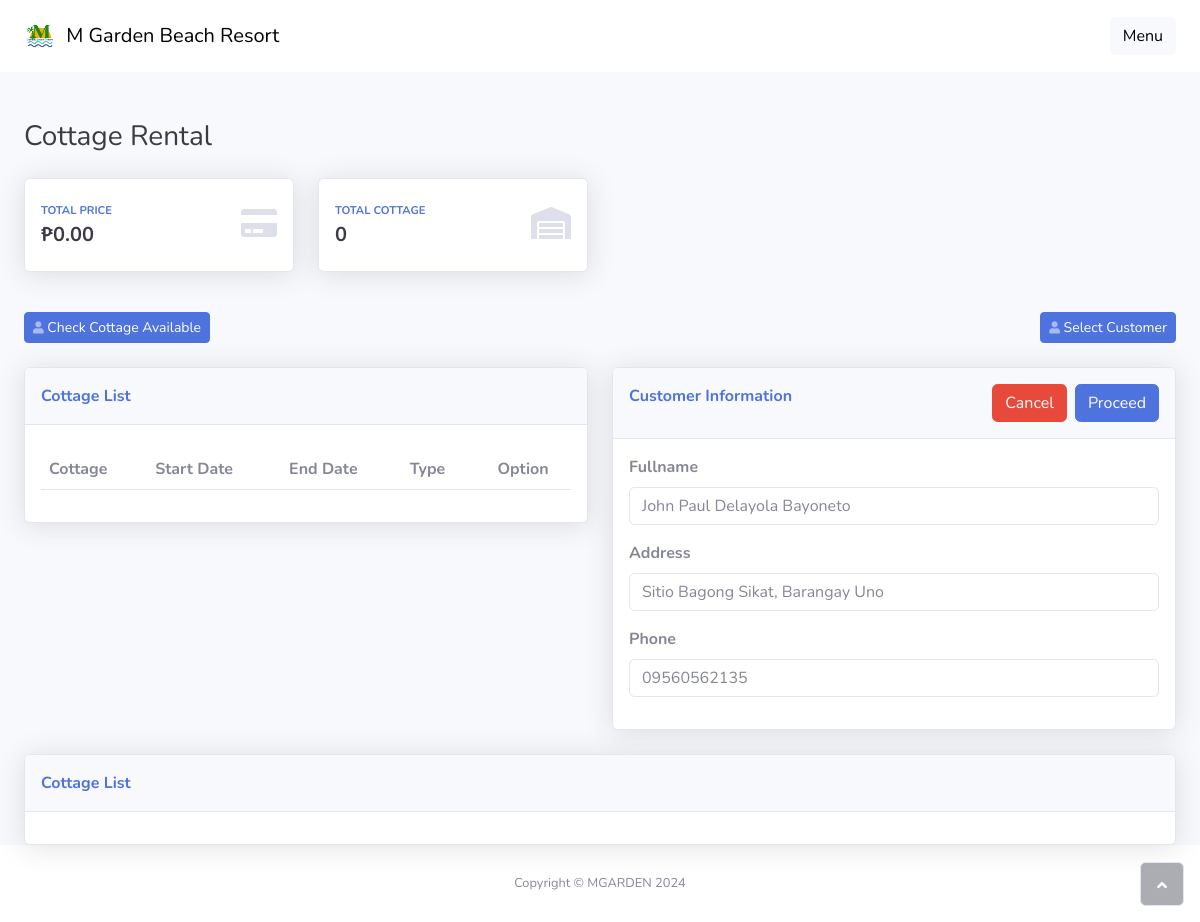
Page /rent.php (signed in) on the committed database.
### tables this page shows
CREATE TABLE `customers` (
  `id` int(11) NOT NULL,
  `fullname` varchar(255) DEFAULT NULL,
  `address` varchar(255) DEFAULT NULL,
  `phone` varchar(255) DEFAULT NULL,
  `created_at` datetime DEFAULT current_timestamp()
);

### rent.php (shortened to what the rows shown need)
<?php
include_once 'functions/tables/datatables.php';
if (isset($_SESSION['id'])) {
    $row = customer_info($_SESSION['id']);
    $fullname = $row['fullname'] ?? '';
    $address = $row['address'] ?? '';
    $phone = $row['phone'] ?? '';
}
?>
<!DOCTYPE html>
<html data-bs-theme="light" lang="en">
<head>
    <link rel="stylesheet" href="assets/bootstrap/css/bootstrap.min.css">
    <link rel="stylesheet" href="assets/css/Nunito.css">
    <link rel="stylesheet" href="assets/fonts/fontawesome-all.min.css">
    <link rel="stylesheet" href="assets/css/Application-Form.css">
    <link rel="stylesheet" href="assets/css/Articles-Cards-images.css">
    <link rel="stylesheet" href="assets/css/bootstrap-select.min.css">
    <link rel="stylesheet" href="assets/css/Navbar-Centered-Links-icons.css">
</head>
<body id="page-top">
    <div id="wrapper">
        <div class="d-flex flex-column" id="content-wrapper">
            <div id="content">
                <div class="container-fluid">
                    <div class="row">
                        <div class="col">
                            <div class="card shadow mb-4">
                                <div class="card-body">
                                    <div class="table-responsive table mt-2" id="dataTable-1" role="grid" aria-describedby="dataTable_info">
                                        <table class="table my-0 table-display" id="dataTable">
                                            <thead>
                                                <tr>
                                                    <th>Cottage</th>
                                                    <th>Start Date</th>
                                                    <th>End Date</th>
                                                    <th>Type</th>
                                                    <th class="text-center">Option</th>
                                                </tr>
                                            </thead>
                                        </table>
                                    </div>
                                </div>
                            </div>
                        </div>
                        <div class="col">
                            <div class="card shadow mb-4">
                                <div class="card-body">
                                    <form>
                                        <div class="row">
                                            <div class="col">
                                                <div class="mb-3"><label class="form-label" for="first_name"><strong>Fullname</strong></label>
                                                <input class="form-control" type="text" id="first_name" placeholder="John" name="first_name" readonly="" value="<?php echo $fullname; ?>"></div>
                                            </div>
                                        </div>
                                        <div class="mb-3"><label class="form-label" for="last_name"><strong>Address</strong></label>
                                        <input class="form-control" type="text" placeholder="Address" name="address" readonly="" value="<?php echo $address; ?>"></div>
                                        <div class="mb-3"><label class="form-label" for="last_name"><strong>Phone</strong></label>
                                        <input class="form-control" type="text" placeholder="Contact" name="address" readonly="" value="<?php echo $phone; ?>"></div>
                                    </form>
                                </div>
                            </div>
                        </div>
                    </div>
                </div>
            </div>
        </div><a class="border rounded d-inline scroll-to-top" href="#page-top"><i class="fas fa-angle-up"></i></a>
    </div>
</body>
</html>

### rows in the picture
customers: first_name "John Paul Delayola Bayoneto", address "Sitio Bagong Sikat, Barangay Uno", address "09560562135"

### other values in the picture
total_price($_SESSION['id']) "0.00"
total_cottage($_SESSION['id']) "0"
